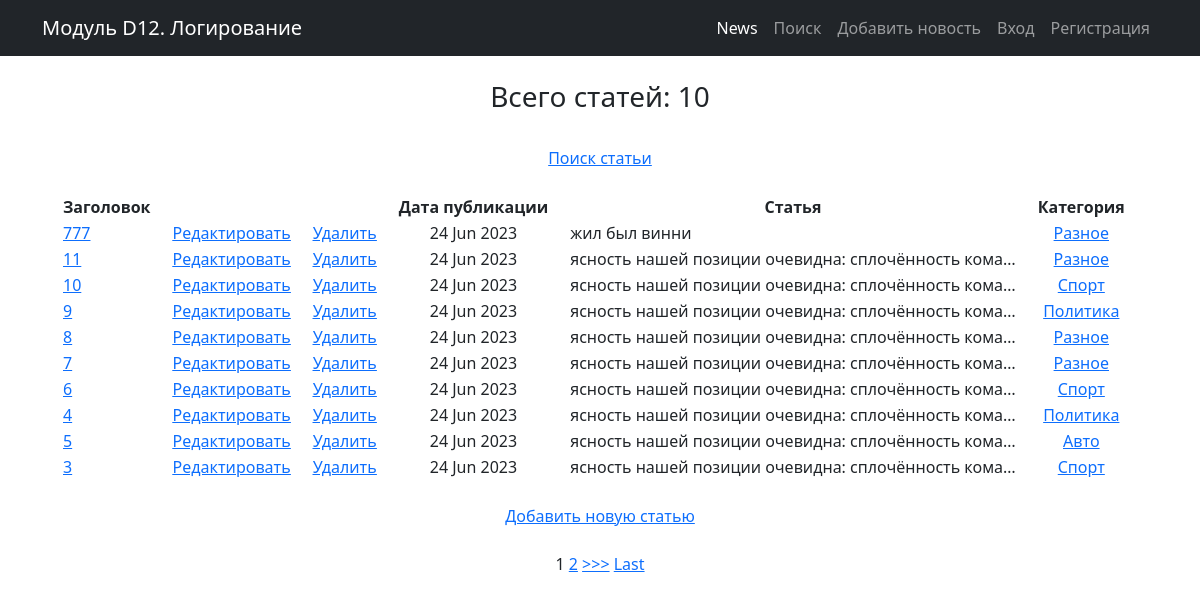
Page /news/ on the committed database.
### news/models.py (models this page shows, shortened)
class Post(models.Model):
    author = models.ForeignKey(Author, on_delete=models.CASCADE)
    NEWS = 'NW'
    ARTICLE = 'AR'
    CATEGORY_CHOICES = (
        (NEWS, 'Новость'),
        (ARTICLE, 'Статья')
    )
    categoryType = models.CharField(max_length=2, choices=CATEGORY_CHOICES, default=ARTICLE)
    dateCreation = models.DateTimeField(auto_now_add=True)
    postCategory = models.ManyToManyField(Category, through='PostCategory')
    title = models.CharField(max_length=128)
    text = models.TextField()
    rating = models.SmallIntegerField(default=0)

class Category(models.Model):
    name = models.CharField(max_length=64, unique=True)
    subscribers = models.ManyToManyField(User, blank=True)

### news/views.py (the view)
# urls.py: path('', NewsList.as_view(), name='news_list'),
class NewsList(ListView):
    model = Post
    template_name = 'news.html'
    context_object_name = 'news'
    ordering = ['-dateCreation']
    paginate_by = 10

### news/templatetags/custom_filters.py (called while the page is built)
@register.filter(name='censor') # регистрируем наш фильтр под именем censor,
def censor(censor_text): # первый аргумент здесь — это то значение, к которому надо применить фильтр,
    for word in censor_words:
        censor_text = censor_text.lower().replace(word.lower(), '*censor*')  # переводим в строчные буквы, заменяем на *censor*
    return censor_text # возвращаемое функцией значение — это то значение, которое подставится к нам в шаблон

### templates/news.html (shortened to what this page needs)
{% extends 'flatpages/default.html' %}
{% load custom_filters %}
{% block content %}
    <br>
    <h3> Всего статей: {{ news|length }} </h3>
    <br>
    {% if news %}
        <a href="{% url 'post_search' %}"> Поиск статьи</a>
        <br>
        <br>
        <table style="border-collapse: separate; border-spacing: 20px 0;">
            <tr>
                <td><strong>Заголовок</strong></td>
                <td></td>
                <td></td>
                <td><strong>Дата публикации</strong></td>
                <td><strong>Статья</strong></td>
                <td><strong>Категория</strong></td>
            </tr>
            {% for post in news %}
                <tr>
                    <td class="text-start">
                        <a href="{% url 'post_detail' post.id %}"> {{ post.title|censor|truncatechars:30  }}</a>
                    </td>
                    <td>
                        <a href="{% url 'post_update' post.id %}"><u>Редактировать</u></a>
                    </td>
                    <td>
                        <a href="{% url 'post_delete' post.id %}"><u> Удалить </u></a>
                    </td>
                    <td> {{ post.dateCreation|date:'d M Y' }} </td>
                    <td class="text-start"> {{ post.text|censor|truncatechars:50 }} </td>
                    <td>
                        {% for c in post.postCategory.all %}
                            <a href="{% url 'category' c.id %}">{{c.name}}</a>
                        {% endfor %}
                    </td>
                </tr>
            {% endfor %}
        </table>
        {% else %}
            <br>
            <h2>Статей нет!</h2>
    {% endif %}
    <br>
    <a href="{% url 'post_create' %}">Добавить новую статью</a> <br><br>
    {% if is_paginated %}
        {% for num in page_obj.paginator.page_range %}
            {% if page_obj.number == num %}
                <a>{{ num }}</a>
            {% elif num > page_obj.number|add:'-3' and num < page_obj.number|add:'3' %}
                <a href="?page={{ num }}">{{ num }}</a>
            {% endif %}
        {% endfor %}
        {% if page_obj.has_next %}
            <a href="?page={{ page_obj.next_page_number }}">>>></a>
            <a href="?page={{ page_obj.paginator.num_pages }}">Last</a>
        {% endif %}
    {% endif %}
{% endblock content %}

### templates/flatpages/default.html (shortened to what this page needs)
{% load static %}
<!DOCTYPE html>
<html lang="en">
    <head>
        <link href="{% static 'css/styles.css' %}" rel="stylesheet" />
    </head>
    <body>
        <nav class="navbar navbar-expand-lg navbar-dark bg-dark">
            <div class="container">
                <a class="navbar-brand" href="/news/">Модуль D12. Логирование</a>
                <div class="collapse navbar-collapse" id="navbarSupportedContent">
                    <ul class="navbar-nav ms-auto mb-2 mb-lg-0">
                        <li class="nav-item"><a class="nav-link active" aria-current="page" href="/news/">News</a></li>
                        <li class="nav-item"><a class="nav-link" aria-current="page" href="/news/search">Поиск</a>
                        <li class="nav-item"><a class="nav-link" aria-current="page" href="/news/add">Добавить новость</a></li>
                        {% if user.is_authenticated %}
                            <li class="nav-item"><a class="nav-link" aria-current="page" href="http://127.0.0.1:8000/">{{user.username}}</a></li>
                            <li class="nav-item"><a class="nav-link" aria-current="page" href="/sign/logout/">Выход</a></li>
                        {% else %}
                            <li class="nav-item"><a class="nav-link" aria-current="page" href="/sign/login/">Вход</a></li>
                            <li class="nav-item"><a class="nav-link" aria-current="page" href="/sign/signup/">Регистрация</a></li>
                        {% endif %}
                    </ul>
                </div>
            </div>
        </nav>
        <div class="container">
                <div class="row">
                    <div class="col-lg-12 text-center">
                        {% block content %}{% endblock content %}
                    </div>
                </div>
        </div>
    </body>
</html>

### rows in the picture
Post: title|censor "777", dateCreation "24 Jun 2023", text|censor "жил был винни"
Category: name "Разное"
Post: title|censor "11", dateCreation "24 Jun 2023", text|censor "ясность нашей позиции очевидна: сплочённость кома…"
Post: title|censor "10", dateCreation "24 Jun 2023", text|censor "ясность нашей позиции очевидна: сплочённость кома…"
Category: name "Спорт"
Post: title|censor "9", dateCreation "24 Jun 2023", text|censor "ясность нашей позиции очевидна: сплочённость кома…"
Category: name "Политика"
Post: title|censor "8", dateCreation "24 Jun 2023", text|censor "ясность нашей позиции очевидна: сплочённость кома…"
Post: title|censor "7", dateCreation "24 Jun 2023", text|censor "ясность нашей позиции очевидна: сплочённость кома…"
Post: title|censor "6", dateCreation "24 Jun 2023", text|censor "ясность нашей позиции очевидна: сплочённость кома…"
Post: title|censor "4", dateCreation "24 Jun 2023", text|censor "ясность нашей позиции очевидна: сплочённость кома…"
Post: title|censor "5", dateCreation "24 Jun 2023", text|censor "ясность нашей позиции очевидна: сплочённость кома…"
Category: name "Авто"
Post: title|censor "3", dateCreation "24 Jun 2023", text|censor "ясность нашей позиции очевидна: сплочённость кома…"

### other values in the picture
{{ news|length }} "10"
{{ num }} "1"
{{ num }} "2"
